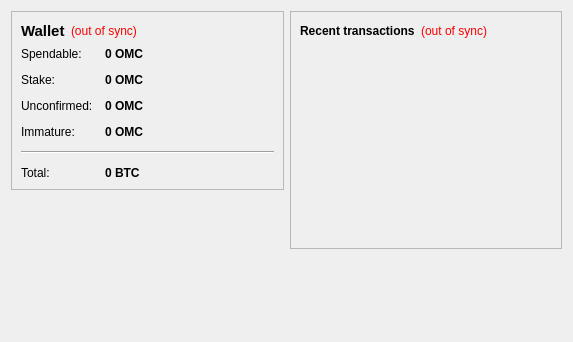
<?xml version="1.0" encoding="UTF-8"?>
<ui version="4.0">
 <class>OverviewPage</class>
 <widget class="QWidget" name="OverviewPage">
  <property name="geometry">
   <rect>
    <x>0</x>
    <y>0</y>
    <width>573</width>
    <height>342</height>
   </rect>
  </property>
  <property name="windowTitle">
   <string>Form</string>
  </property>
  <layout class="QHBoxLayout" name="horizontalLayout" stretch="1,1">
   <item>
    <layout class="QVBoxLayout" name="verticalLayout_2">
     <item>
      <widget class="QFrame" name="frame">
       <property name="frameShape">
        <enum>QFrame::StyledPanel</enum>
       </property>
       <property name="frameShadow">
        <enum>QFrame::Raised</enum>
       </property>
       <layout class="QVBoxLayout" name="verticalLayout_4">
        <item>
         <layout class="QHBoxLayout" name="horizontalLayout_4">
          <item>
           <widget class="QLabel" name="label_5">
            <property name="font">
             <font>
              <pointsize>11</pointsize>
              <weight>75</weight>
              <bold>true</bold>
             </font>
            </property>
            <property name="text">
             <string>Wallet</string>
            </property>
           </widget>
          </item>
          <item>
           <widget class="QLabel" name="labelWalletStatus">
            <property name="toolTip">
             <string>The displayed information may be out of date. Your wallet automatically synchronizes with the Omicron network after a connection is established, but this process has not completed yet.</string>
            </property>
            <property name="styleSheet">
             <string notr="true">QLabel { color: red; }</string>
            </property>
            <property name="text">
             <string notr="true">(out of sync)</string>
            </property>
            <property name="alignment">
             <set>Qt::AlignLeading|Qt::AlignLeft|Qt::AlignVCenter</set>
            </property>
           </widget>
          </item>
          <item>
           <spacer name="horizontalSpacer_2">
            <property name="orientation">
             <enum>Qt::Horizontal</enum>
            </property>
            <property name="sizeHint" stdset="0">
             <size>
              <width>40</width>
              <height>20</height>
             </size>
            </property>
           </spacer>
          </item>
         </layout>
        </item>
        <item>
         <layout class="QFormLayout" name="formLayout_2">
          <property name="fieldGrowthPolicy">
           <enum>QFormLayout::AllNonFixedFieldsGrow</enum>
          </property>
          <property name="horizontalSpacing">
           <number>12</number>
          </property>
          <property name="verticalSpacing">
           <number>12</number>
          </property>
          <item row="0" column="0">
           <widget class="QLabel" name="label">
            <property name="text">
             <string>Spendable:</string>
            </property>
           </widget>
          </item>
          <item row="0" column="1">
           <widget class="QLabel" name="labelBalance">
            <property name="font">
             <font>
              <weight>75</weight>
              <bold>true</bold>
             </font>
            </property>
            <property name="cursor">
             <cursorShape>IBeamCursor</cursorShape>
            </property>
            <property name="toolTip">
             <string>Your current spendable balance</string>
            </property>
            <property name="text">
             <string notr="true">0 OMC</string>
            </property>
            <property name="textInteractionFlags">
             <set>Qt::LinksAccessibleByMouse|Qt::TextSelectableByKeyboard|Qt::TextSelectableByMouse</set>
            </property>
           </widget>
          </item>
          <item row="1" column="0">
           <widget class="QLabel" name="label_6">
            <property name="text">
             <string>Stake:</string>
            </property>
           </widget>
          </item>
          <item row="1" column="1">
           <widget class="QLabel" name="labelStake">
            <property name="font">
             <font>
              <weight>75</weight>
              <bold>true</bold>
             </font>
            </property>
            <property name="cursor">
             <cursorShape>IBeamCursor</cursorShape>
            </property>
            <property name="toolTip">
             <string>Total of coins that was staked, and do not yet count toward the current balance</string>
            </property>
            <property name="text">
             <string notr="true">0 OMC</string>
            </property>
            <property name="textInteractionFlags">
             <set>Qt::LinksAccessibleByMouse|Qt::TextSelectableByKeyboard|Qt::TextSelectableByMouse</set>
            </property>
           </widget>
          </item>
          <item row="2" column="0">
           <widget class="QLabel" name="label_3">
            <property name="text">
             <string>Unconfirmed:</string>
            </property>
           </widget>
          </item>
          <item row="2" column="1">
           <widget class="QLabel" name="labelUnconfirmed">
            <property name="font">
             <font>
              <weight>75</weight>
              <bold>true</bold>
             </font>
            </property>
            <property name="cursor">
             <cursorShape>IBeamCursor</cursorShape>
            </property>
            <property name="toolTip">
             <string>Total of transactions that have yet to be confirmed, and do not yet count toward the current balance</string>
            </property>
            <property name="text">
             <string notr="true">0 OMC</string>
            </property>
            <property name="textInteractionFlags">
             <set>Qt::LinksAccessibleByMouse|Qt::TextSelectableByKeyboard|Qt::TextSelectableByMouse</set>
            </property>
           </widget>
          </item>
          <item row="3" column="0">
           <widget class="QLabel" name="labelImmatureText">
            <property name="text">
             <string>Immature:</string>
            </property>
           </widget>
          </item>
          <item row="3" column="1">
           <widget class="QLabel" name="labelImmature">
            <property name="font">
             <font>
              <weight>75</weight>
              <bold>true</bold>
             </font>
            </property>
            <property name="toolTip">
             <string>Mined balance that has not yet matured</string>
            </property>
            <property name="text">
             <string notr="true">0 OMC</string>
            </property>
            <property name="textInteractionFlags">
             <set>Qt::LinksAccessibleByMouse|Qt::TextSelectableByKeyboard|Qt::TextSelectableByMouse</set>
            </property>
           </widget>
          </item>
          <item row="4" column="0" colspan="2">
           <widget class="Line" name="line">
            <property name="orientation">
             <enum>Qt::Horizontal</enum>
            </property>
           </widget>
          </item>
          <item row="5" column="0">
           <widget class="QLabel" name="labelTotalText">
            <property name="text">
             <string>Total:</string>
            </property>
           </widget>
          </item>
          <item row="5" column="1">
           <widget class="QLabel" name="labelTotal">
            <property name="font">
             <font>
              <weight>75</weight>
              <bold>true</bold>
             </font>
            </property>
            <property name="cursor">
             <cursorShape>IBeamCursor</cursorShape>
            </property>
            <property name="toolTip">
             <string>Your current total balance</string>
            </property>
            <property name="text">
             <string notr="true">0 BTC</string>
            </property>
            <property name="textInteractionFlags">
             <set>Qt::LinksAccessibleByMouse|Qt::TextSelectableByKeyboard|Qt::TextSelectableByMouse</set>
            </property>
           </widget>
          </item>
         </layout>
        </item>
       </layout>
      </widget>
     </item>
     <item>
      <spacer name="verticalSpacer">
       <property name="orientation">
        <enum>Qt::Vertical</enum>
       </property>
       <property name="sizeHint" stdset="0">
        <size>
         <width>20</width>
         <height>40</height>
        </size>
       </property>
      </spacer>
     </item>
    </layout>
   </item>
   <item>
    <layout class="QVBoxLayout" name="verticalLayout_3">
     <item>
      <widget class="QFrame" name="frame_2">
       <property name="frameShape">
        <enum>QFrame::StyledPanel</enum>
       </property>
       <property name="frameShadow">
        <enum>QFrame::Raised</enum>
       </property>
       <layout class="QVBoxLayout" name="verticalLayout">
        <item>
         <layout class="QHBoxLayout" name="horizontalLayout_2">
          <item>
           <widget class="QLabel" name="label_4">
            <property name="text">
             <string>&lt;b&gt;Recent transactions&lt;/b&gt;</string>
            </property>
           </widget>
          </item>
          <item>
           <widget class="QLabel" name="labelTransactionsStatus">
            <property name="toolTip">
             <string>The displayed information may be out of date. Your wallet automatically synchronizes with the Omicron network after a connection is established, but this process has not completed yet.</string>
            </property>
            <property name="styleSheet">
             <string notr="true">QLabel { color: red; }</string>
            </property>
            <property name="text">
             <string notr="true">(out of sync)</string>
            </property>
            <property name="alignment">
             <set>Qt::AlignRight|Qt::AlignTrailing|Qt::AlignVCenter</set>
            </property>
           </widget>
          </item>
          <item>
           <spacer name="horizontalSpacer">
            <property name="orientation">
             <enum>Qt::Horizontal</enum>
            </property>
            <property name="sizeHint" stdset="0">
             <size>
              <width>40</width>
              <height>20</height>
             </size>
            </property>
           </spacer>
          </item>
         </layout>
        </item>
        <item>
         <widget class="QListView" name="listTransactions">
          <property name="styleSheet">
           <string notr="true">QListView { background: transparent; }</string>
          </property>
          <property name="frameShape">
           <enum>QFrame::NoFrame</enum>
          </property>
          <property name="verticalScrollBarPolicy">
           <enum>Qt::ScrollBarAlwaysOff</enum>
          </property>
          <property name="horizontalScrollBarPolicy">
           <enum>Qt::ScrollBarAlwaysOff</enum>
          </property>
          <property name="selectionMode">
           <enum>QAbstractItemView::NoSelection</enum>
          </property>
         </widget>
        </item>
       </layout>
      </widget>
     </item>
     <item>
      <spacer name="verticalSpacer_2">
       <property name="orientation">
        <enum>Qt::Vertical</enum>
       </property>
       <property name="sizeHint" stdset="0">
        <size>
         <width>20</width>
         <height>40</height>
        </size>
       </property>
      </spacer>
     </item>
    </layout>
   </item>
  </layout>
 </widget>
 <resources/>
 <connections/>
</ui>
